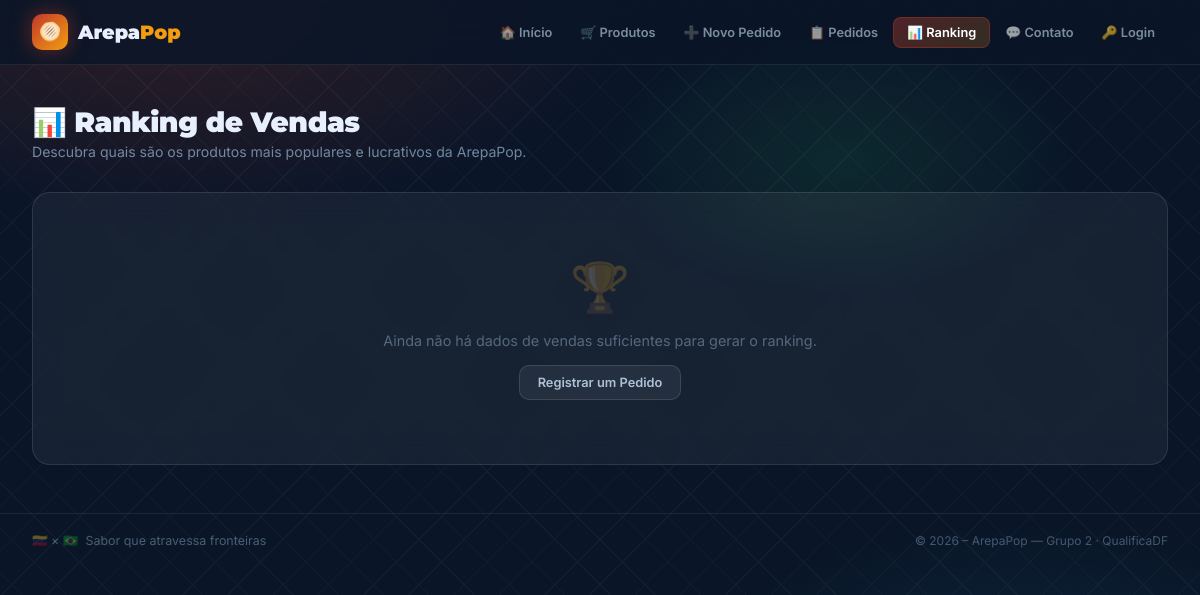
Before: /ranking with the older database file.
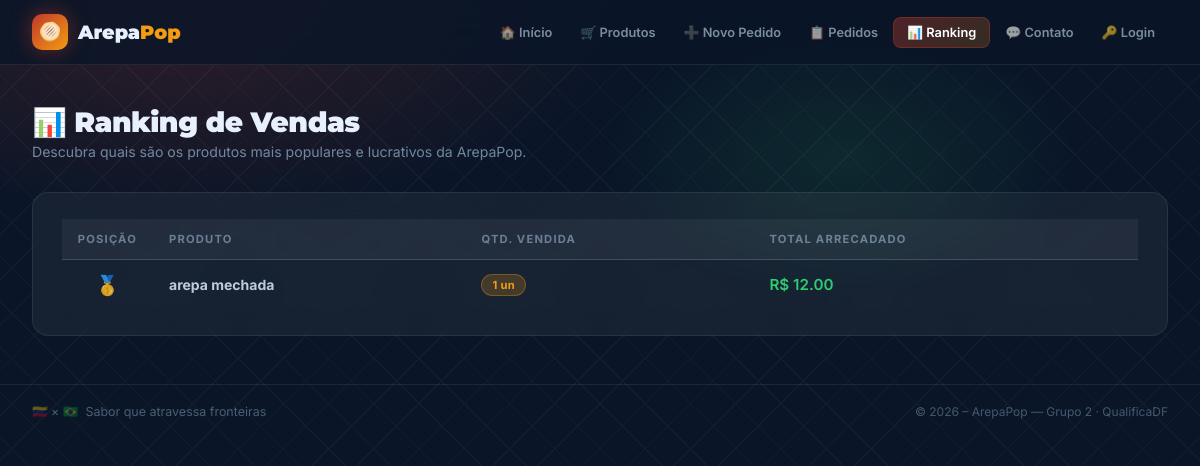
After: the same page with the newer database file.
### tables this page shows
CREATE TABLE produtos (
            id      INTEGER PRIMARY KEY AUTOINCREMENT,
            nome    TEXT NOT NULL,
            preco   REAL NOT NULL,
            estoque INTEGER NOT NULL DEFAULT 0
        );

### app.py (the view)
@app.route("/ranking")
def ranking():
    con = conectar()
    cur = con.cursor()
    ranking_vendas = cur.execute("""
        SELECT pr.nome,
               SUM(p.quantidade) AS total_qtd,
               SUM(p.total)      AS total_valor
        FROM pedidos p
        JOIN produtos pr ON p.produto_id = pr.id
        GROUP BY pr.id
        ORDER BY total_valor DESC
    """).fetchall()
    con.close()
    return render_template("ranking.html", ranking=ranking_vendas)

### banco.py (called while the page is built)
def conectar():
    return sqlite3.connect("cantina.db")

### templates/ranking.html (shortened to what this page needs)
{% extends "base.html" %}
{% block content %}
<div class="page-wrapper">
  <div class="page-header">
    <div>
      <h2>📊 Ranking de Vendas</h2>
      <p>Descubra quais são os produtos mais populares e lucrativos da ArepaPop.</p>
    </div>
  </div>
  {% if not ranking %}
  <div class="card empty-state">
    <span class="empty-icon">🏆</span>
    <p>Ainda não há dados de vendas suficientes para gerar o ranking.</p>
    <a href="/novo-pedido" class="btn btn-secondary mt-2" style="font-size: 0.8rem;">
      Registrar um Pedido
    </a>
  </div>
  {% else %}
  <div class="card table-wrap">
    <table>
      <thead>
        <tr>
          <th style="width: 80px; text-align: center;">Posição</th>
          <th>Produto</th>
          <th>Qtd. Vendida</th>
          <th>Total Arrecadado</th>
        </tr>
      </thead>
      <tbody>
        {% for rank in ranking %}
        <tr>
          <td style="text-align: center; font-weight: 700;">
            {% if loop.index == 1 %}
              <span style="font-size: 1.2rem;">🥇</span>
            {% elif loop.index == 2 %}
              <span style="font-size: 1.2rem;">🥈</span>
            {% elif loop.index == 3 %}
              <span style="font-size: 1.2rem;">🥉</span>
            {% else %}
              <span class="text-muted">#{{ loop.index }}</span>
            {% endif %}
          </td>
          <td><strong>{{ rank[0] }}</strong></td>
          <td>
            <span class="badge badge-gold">{{ rank[1] }} un</span>
          </td>
          <td class="text-green" style="font-weight: 600; font-size: 0.95rem;">
            R$ {{ "%.2f"|format(rank[2]) }}
          </td>
        </tr>
        {% endfor %}
      </tbody>
    </table>
  </div>
  {% endif %}
</div>
{% endblock %}

Changed rows visible on the page:
added produtos: nome "arepa mechada", id "1", preco "12.00"
Other visible differences:
text no longer shown: "🏆 Ainda não há dados de vendas suficientes para gerar o ranking. Registrar um Pedido"
text now shown: "POSIÇÃO PRODUTO QTD. VENDIDA TOTAL ARRECADADO"
